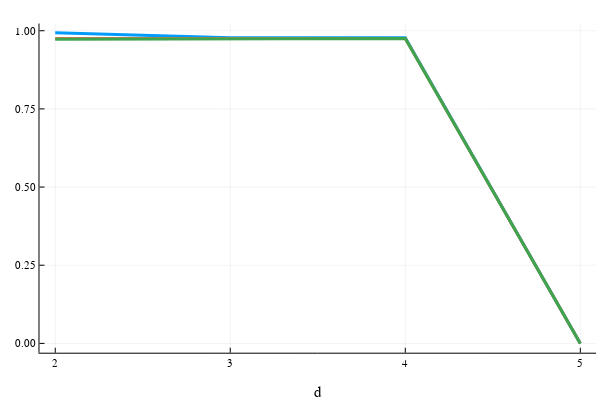

The cell this chart's notebook holds for it:
### Code cell
plot(2:5, xlabel = "d", xticks=2:5, sosub[2:5], label="", linewidth=3)
plot!(2:5, seql[3][2:5], label="", linewidth=3)
plot!(2:5, seql[1][2:5], label="", linewidth=3)
#plot!(1:6, seql2, label="Algorithm 1, l=2")

### Figure 1 — Plotly figure (JSON) as saved in the notebook; plotly's stock layout.template omitted (floating-point values rounded to 4 significant figures)
{"data": [{"colorbar": {"title": ""}, "hoverinfo": "text", "legendgroup": "", "line": {"color": "rgba(0, 154, 250, 1.000)", "dash": "solid", "shape": "linear", "width": 3}, "mode": "lines", "name": "", "showlegend": false, "text": [null, null, null, null], "type": "scatter", "x": [2, 3, 4, 5], "xaxis": "x1", "y": [0.9932, 0.9778, 0.9778, 0], "yaxis": "y1", "zmax": 0.1, "zmin": -0.1}, {"colorbar": {"title": ""}, "hoverinfo": "text", "legendgroup": "", "line": {"color": "rgba(227, 111, 71, 1.000)", "dash": "solid", "shape": "linear", "width": 3}, "mode": "lines", "name": "", "showlegend": false, "text": [null, null, null, null], "type": "scatter", "x": [2, 3, 4, 5], "xaxis": "x1", "y": [0.9748, 0.9748, 0.9748, 0], "yaxis": "y1", "zmax": 0.1, "zmin": -0.1}, {"colorbar": {"title": ""}, "hoverinfo": "text", "legendgroup": "", "line": {"color": "rgba(62, 164, 78, 1.000)", "dash": "solid", "shape": "linear", "width": 3}, "mode": "lines", "name": "", "showlegend": false, "text": [null, null, null, null], "type": "scatter", "x": [2, 3, 4, 5], "xaxis": "x1", "y": [0.9729, 0.9729, 0.9748, 0], "yaxis": "y1", "zmax": 0.1, "zmin": -0.1}], "layout": {"annotations": [], "height": 400, "legend": {"bgcolor": "rgba(255, 255, 255, 1.000)", "bordercolor": "rgba(0, 0, 0, 1.000)", "font": {"color": "rgba(0, 0, 0, 1.000)", "family": "sans-serif", "size": 11}, "tracegroupgap": 0, "x": 1, "y": 1}, "margin": {"b": 20, "l": 0, "r": 0, "t": 20}, "paper_bgcolor": "rgba(255, 255, 255, 1.000)", "plot_bgcolor": "rgba(255, 255, 255, 1.000)", "showlegend": true, "width": 600, "xaxis": {"anchor": "y1", "domain": [0.06582, 0.9934], "gridcolor": "rgba(0, 0, 0, 0.100)", "gridwidth": 0.5, "linecolor": "rgba(0, 0, 0, 1.000)", "mirror": false, "range": [1.91, 5.09], "showgrid": true, "showline": true, "showticklabels": true, "tickangle": 0, "tickcolor": "rgb(0, 0, 0)", "tickfont": {"color": "rgba(0, 0, 0, 1.000)", "family": "sans-serif", "size": 11}, "tickmode": "array", "ticks": "inside", "ticktext": ["2", "3", "4", "5"], "tickvals": [2, 3, 4, 5], "title": "d", "titlefont": {"color": "rgba(0, 0, 0, 1.000)", "family": "sans-serif", "size": 15}, "type": "-", "visible": true, "zeroline": false, "zerolinecolor": "rgba(0, 0, 0, 1.000)"}, "yaxis": {"anchor": "x1", "domain": [0.07581, 0.9902], "gridcolor": "rgba(0, 0, 0, 0.100)", "gridwidth": 0.5, "linecolor": "rgba(0, 0, 0, 1.000)", "mirror": false, "range": [-0.0298, 1.023], "showgrid": true, "showline": true, "showticklabels": true, "tickangle": 0, "tickcolor": "rgb(0, 0, 0)", "tickfont": {"color": "rgba(0, 0, 0, 1.000)", "family": "sans-serif", "size": 11}, "tickmode": "array", "ticks": "inside", "ticktext": ["0.00", "0.25", "0.50", "0.75", "1.00"], "tickvals": [0, 0.25, 0.5, 0.75, 1], "title": "", "titlefont": {"color": "rgba(0, 0, 0, 1.000)", "family": "sans-serif", "size": 15}, "type": "-", "visible": true, "zeroline": false, "zerolinecolor": "rgba(0, 0, 0, 1.000)"}}}
